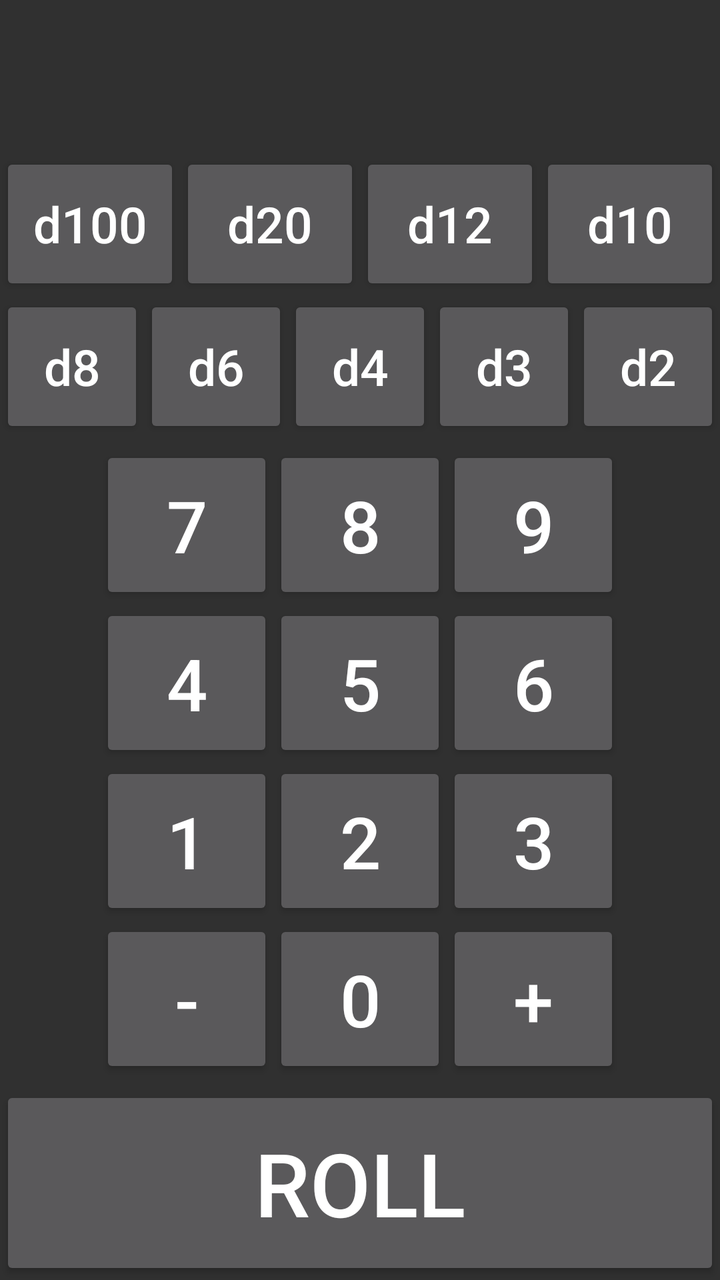
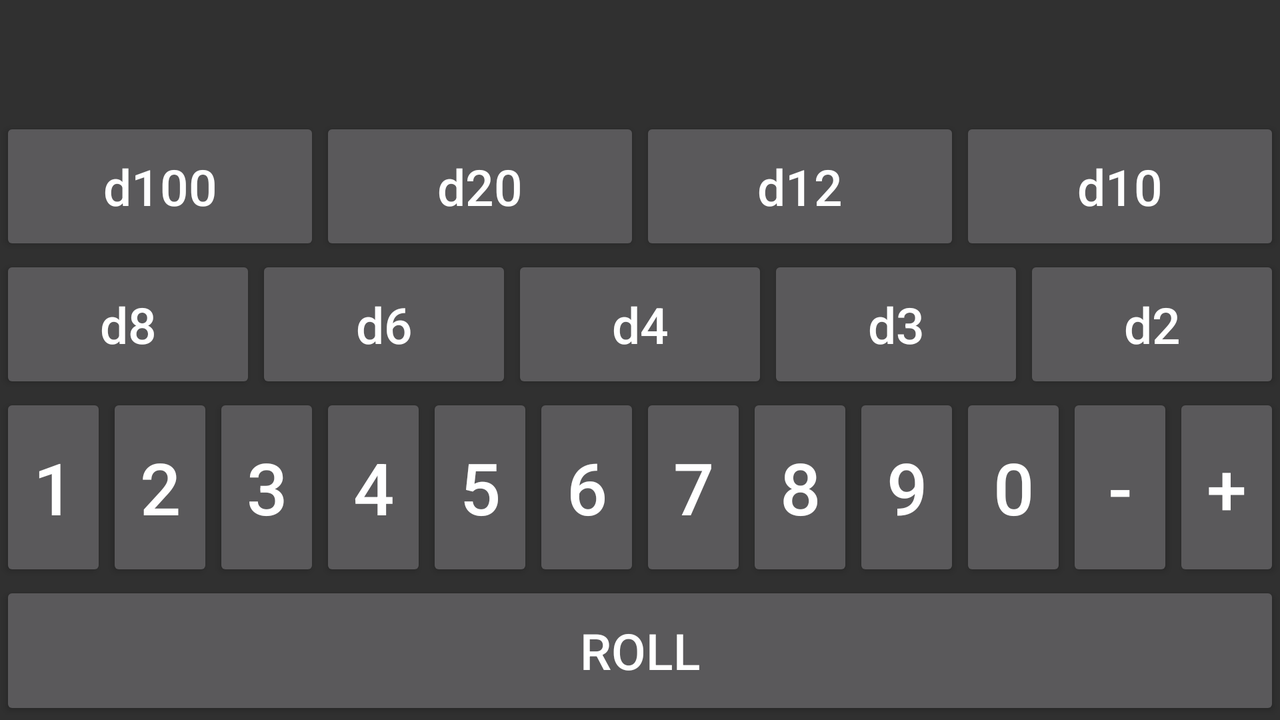

Two renders of one Android screen. The first uses the default layout on a phone; the second uses the alternative layout the repository ships for a different screen configuration, on a matching device. The two XML files are below.
<!-- AndroidManifest.xml: application theme AppTheme -->
<!-- res/layout/roller_fragment.xml -->
<?xml version="1.0" encoding="utf-8"?>
<TableLayout
    android:orientation="horizontal"
    android:layout_width="fill_parent"
    android:layout_height="fill_parent"
    android:weightSum="32.0"
    xmlns:android="http://schemas.android.com/apk/res/android">
    <TableRow android:layout_width="wrap_content" android:layout_height="wrap_content" android:layout_weight="5.0">
        <TextView android:textSize="@dimen/textSizeInputLabel" android:gravity="end|center" android:id="@+id/txtSequence" android:layout_width="0.0dip" android:layout_height="fill_parent" android:layout_marginLeft="8.0dip" android:layout_marginTop="4.0dip" android:layout_marginBottom="4.0dip" android:text="" android:layout_weight="1.0" />
        <ImageButton android:onClick="btnDeleteOnClick" android:id="@+id/btnDelete" android:visibility="visible" android:layout_width="64.0dip" android:layout_height="fill_parent" android:layout_marginTop="4.0dip" android:layout_marginBottom="4.0dip"
            android:src="@drawable/ic_undo_white_24dp"
            android:background="@android:color/transparent" />
    </TableRow>
    <TableRow android:layout_width="wrap_content" android:layout_height="fill_parent" android:weightSum="4.0" android:layout_weight="5.0">
        <Button android:onClick="btnActionOnClick" android:textSize="@dimen/textSizeDiceButton" android:id="@+id/buttonD100" android:layout_width="0.0px" android:layout_height="fill_parent" android:text="@string/d100" android:layout_weight="1.0" android:textAllCaps="false"  />
        <Button android:onClick="btnActionOnClick" android:textSize="@dimen/textSizeDiceButton" android:id="@+id/buttonD20" android:layout_width="0.0px" android:layout_height="fill_parent" android:text="@string/d20" android:layout_weight="1.0" android:textAllCaps="false" />
        <Button android:onClick="btnActionOnClick" android:textSize="@dimen/textSizeDiceButton" android:id="@+id/buttonD12" android:layout_width="0.0px" android:layout_height="fill_parent" android:text="@string/d12" android:layout_weight="1.0" android:textAllCaps="false" />
        <Button android:onClick="btnActionOnClick" android:textSize="@dimen/textSizeDiceButton" android:id="@+id/buttonD10" android:layout_width="0.0px" android:layout_height="fill_parent" android:text="@string/d10" android:layout_weight="1.0" android:textAllCaps="false" />
    </TableRow>
    <TableRow android:layout_width="wrap_content" android:layout_height="fill_parent" android:weightSum="5.0" android:layout_weight="5.0">
        <Button android:onClick="btnActionOnClick" android:textSize="@dimen/textSizeDiceButton" android:id="@+id/buttonD8" android:layout_width="0.0px" android:layout_height="fill_parent" android:text="@string/d8" android:layout_weight="1.0" android:textAllCaps="false" />
        <Button android:onClick="btnActionOnClick" android:textSize="@dimen/textSizeDiceButton" android:id="@+id/buttonD6" android:layout_width="0.0px" android:layout_height="fill_parent" android:text="@string/d6" android:layout_weight="1.0" android:textAllCaps="false" />
        <Button android:onClick="btnActionOnClick" android:textSize="@dimen/textSizeDiceButton" android:id="@+id/buttonD4" android:layout_width="0.0px" android:layout_height="fill_parent" android:text="@string/d4" android:layout_weight="1.0" android:textAllCaps="false" />
        <Button android:onClick="btnActionOnClick" android:textSize="@dimen/textSizeDiceButton" android:id="@+id/buttonD3" android:layout_width="0.0px" android:layout_height="fill_parent" android:text="@string/d3" android:layout_weight="1.0" android:textAllCaps="false" />
        <Button android:onClick="btnActionOnClick" android:textSize="@dimen/textSizeDiceButton" android:id="@+id/buttonD2" android:layout_width="0.0px" android:layout_height="fill_parent" android:text="@string/d2" android:layout_weight="1.0" android:textAllCaps="false" />
    </TableRow>
    <TableRow android:layout_width="wrap_content" android:layout_height="fill_parent" android:layout_marginLeft="@dimen/marginLeftRightNumberButton" android:layout_marginTop="@dimen/marginTopButton" android:layout_marginRight="@dimen/marginLeftRightNumberButton" android:weightSum="3.0" android:layout_weight="3.0">
        <Button android:onClick="btnActionOnClick" android:textSize="@dimen/textSizeNumberButton" android:id="@+id/button7"  android:layout_width="0.0px" android:layout_height="fill_parent" android:layout_margin="@dimen/dice_button_padding" android:text="@string/n7" android:layout_weight="1.0" />
        <Button android:onClick="btnActionOnClick" android:textSize="@dimen/textSizeNumberButton" android:id="@+id/button8"  android:layout_width="0.0px" android:layout_height="fill_parent" android:layout_margin="@dimen/dice_button_padding" android:text="@string/n8" android:layout_weight="1.0" />
        <Button android:onClick="btnActionOnClick" android:textSize="@dimen/textSizeNumberButton" android:id="@+id/button9"  android:layout_width="0.0px" android:layout_height="fill_parent" android:layout_margin="@dimen/dice_button_padding" android:text="@string/n9" android:layout_weight="1.0" />
    </TableRow>
    <TableRow android:layout_width="wrap_content" android:layout_height="fill_parent" android:layout_marginLeft="@dimen/marginLeftRightNumberButton" android:layout_marginRight="@dimen/marginLeftRightNumberButton" android:weightSum="3.0" android:layout_weight="3.0">
        <Button android:onClick="btnActionOnClick" android:textSize="@dimen/textSizeNumberButton" android:id="@+id/button4"  android:layout_width="0.0px" android:layout_height="fill_parent" android:layout_margin="@dimen/dice_button_padding" android:text="@string/n4" android:layout_weight="1.0" />
        <Button android:onClick="btnActionOnClick" android:textSize="@dimen/textSizeNumberButton" android:id="@+id/button5"  android:layout_width="0.0px" android:layout_height="fill_parent" android:layout_margin="@dimen/dice_button_padding" android:text="@string/n5" android:layout_weight="1.0" />
        <Button android:onClick="btnActionOnClick" android:textSize="@dimen/textSizeNumberButton" android:id="@+id/button6"  android:layout_width="0.0px" android:layout_height="fill_parent" android:layout_margin="@dimen/dice_button_padding" android:text="@string/n6" android:layout_weight="1.0" />
    </TableRow>
    <TableRow android:layout_width="wrap_content" android:layout_height="fill_parent" android:layout_marginLeft="@dimen/marginLeftRightNumberButton" android:layout_marginRight="@dimen/marginLeftRightNumberButton" android:weightSum="3.0" android:layout_weight="3.0">
        <Button android:onClick="btnActionOnClick" android:textSize="@dimen/textSizeNumberButton" android:id="@+id/button1"  android:layout_width="0.0px" android:layout_height="fill_parent" android:layout_margin="@dimen/dice_button_padding" android:text="@string/n1" android:layout_weight="1.0" />
        <Button android:onClick="btnActionOnClick" android:textSize="@dimen/textSizeNumberButton" android:id="@+id/button2"  android:layout_width="0.0px" android:layout_height="fill_parent" android:layout_margin="@dimen/dice_button_padding" android:text="@string/n2" android:layout_weight="1.0" />
        <Button android:onClick="btnActionOnClick" android:textSize="@dimen/textSizeNumberButton" android:id="@+id/button3"  android:layout_width="0.0px" android:layout_height="fill_parent" android:layout_margin="@dimen/dice_button_padding" android:text="@string/n3" android:layout_weight="1.0" />
    </TableRow>
    <TableRow android:layout_width="wrap_content" android:layout_height="fill_parent" android:layout_marginLeft="@dimen/marginLeftRightNumberButton" android:layout_marginRight="@dimen/marginLeftRightNumberButton" android:weightSum="3.0" android:layout_weight="3.0">
        <Button android:onClick="btnActionOnClick" android:textSize="@dimen/textSizeNumberButton" android:id="@+id/buttonMinus"  android:layout_width="0.0px" android:layout_height="fill_parent" android:layout_margin="@dimen/dice_button_padding" android:text="@string/minus" android:layout_weight="1.0" />
        <Button android:onClick="btnActionOnClick" android:textSize="@dimen/textSizeNumberButton" android:id="@+id/button0"  android:layout_width="0.0px" android:layout_height="fill_parent" android:layout_margin="@dimen/dice_button_padding" android:text="@string/n0" android:layout_weight="1.0" />
        <Button android:onClick="btnActionOnClick" android:textSize="@dimen/textSizeNumberButton" android:id="@+id/buttonPlus"  android:layout_width="0.0px" android:layout_height="fill_parent" android:layout_margin="@dimen/dice_button_padding" android:text="@string/plus" android:layout_weight="1.0" />
    </TableRow>
    <TableRow android:layout_width="wrap_content" android:layout_height="fill_parent" android:layout_marginTop="@dimen/marginTopButton" android:weightSum="1.0" android:layout_weight="5.0">
        <Button android:onClick="btnRollOnClick" android:textSize="@dimen/textSizeRollButton" android:id="@+id/buttonRoll" android:layout_width="0.0px" android:layout_height="fill_parent" android:text="@string/roll_sequence" android:layout_weight="1.0" />
    </TableRow>
</TableLayout>
<!-- resources referenced by this layout -->
<resources>
  <dimen name="dice_button_padding">0.0dip</dimen>
  <dimen name="marginLeftRightNumberButton">50.0dip</dimen>
  <dimen name="marginTopButton">4.0dip</dimen>
  <dimen name="textSizeDiceButton">25.0sp</dimen>
  <dimen name="textSizeInputLabel">38.0sp</dimen>
  <dimen name="textSizeNumberButton">36.0sp</dimen>
  <dimen name="textSizeRollButton">44.0sp</dimen>
  <string name="d10">d10</string>
  <string name="d100">d100</string>
  <string name="d12">d12</string>
  <string name="d2">d2</string>
  <string name="d20">d20</string>
  <string name="d3">d3</string>
  <string name="d4">d4</string>
  <string name="d6">d6</string>
  <string name="d8">d8</string>
  <string name="minus">-</string>
  <string name="n0">0</string>
  <string name="n1">1</string>
  <string name="n2">2</string>
  <string name="n3">3</string>
  <string name="n4">4</string>
  <string name="n5">5</string>
  <string name="n6">6</string>
  <string name="n7">7</string>
  <string name="n8">8</string>
  <string name="n9">9</string>
  <string name="plus">+</string>
  <string name="roll_sequence">Roll</string>
  <style name="AppTheme" parent="Theme.AppCompat">
          
          <item name="colorPrimary">@color/colorPrimary</item>
          <item name="colorPrimaryDark">@color/colorPrimaryDark</item>
          <item name="colorAccent">@color/colorAccent</item>
      </style>
  <color name="colorPrimary">#414141</color>
  <color name="colorPrimaryDark">#1b1b1b</color>
  <color name="colorAccent">#ffae00</color>
</resources>
<!-- res/layout-land/roller_fragment.xml (the repository's variant of the layout above) -->
<!-- drawn on the phone turned sideways -->
<?xml version="1.0" encoding="utf-8"?>
<LinearLayout 
    android:orientation="vertical" 
    android:layout_width="fill_parent" 
    android:layout_height="fill_parent"
    xmlns:android="http://schemas.android.com/apk/res/android">
    <LinearLayout android:orientation="horizontal" android:layout_width="fill_parent" android:layout_height="wrap_content">
        <TextView android:textSize="@dimen/textSizeInputLabel" android:ellipsize="none" android:gravity="right" android:id="@+id/txtSequence" android:layout_width="0.0dip" android:layout_height="wrap_content" android:layout_marginTop="4.0dip" android:layout_marginBottom="4.0dip" android:text="" android:layout_weight="10.0" />
        <ImageButton android:id="@+id/btnDelete" android:background="@android:color/transparent" android:layout_width="64.0dip" android:layout_height="fill_parent" android:layout_marginTop="4.0dip" android:layout_marginBottom="4.0dip" android:src="@drawable/ic_arrow_back_black" />
    </LinearLayout>
    <TableLayout android:layout_width="fill_parent" android:layout_height="fill_parent" android:weightSum="14.0">
        <TableRow android:layout_width="fill_parent" android:layout_height="0.0dip" android:weightSum="4.0" android:layout_weight="3.0">
            <Button android:onClick="btnActionOnClick" android:textSize="@dimen/textSizeDiceButton" android:id="@id/buttonD100" android:layout_width="0.0dip" android:layout_height="fill_parent" android:layout_margin="@dimen/dice_button_padding" android:text="@string/d100" android:layout_weight="1.0" android:textAllCaps="false" />
            <Button android:onClick="btnActionOnClick" android:textSize="@dimen/textSizeDiceButton" android:id="@id/buttonD20" android:layout_width="0.0dip" android:layout_height="fill_parent" android:layout_margin="@dimen/dice_button_padding" android:text="@string/d20" android:layout_weight="1.0" android:textAllCaps="false" />
            <Button android:onClick="btnActionOnClick" android:textSize="@dimen/textSizeDiceButton" android:id="@id/buttonD12" android:layout_width="0.0dip" android:layout_height="fill_parent" android:layout_margin="@dimen/dice_button_padding" android:text="@string/d12" android:layout_weight="1.0" android:textAllCaps="false" />
            <Button android:onClick="btnActionOnClick" android:textSize="@dimen/textSizeDiceButton" android:id="@id/buttonD10" android:layout_width="0.0dip" android:layout_height="fill_parent" android:layout_margin="@dimen/dice_button_padding" android:text="@string/d10" android:layout_weight="1.0" android:textAllCaps="false" />
        </TableRow>
        <TableRow android:layout_width="fill_parent" android:layout_height="0.0dip" android:weightSum="5.0" android:layout_weight="3.0">
            <Button android:onClick="btnActionOnClick" android:textSize="@dimen/textSizeDiceButton" android:id="@id/buttonD8" android:layout_width="0.0dip" android:layout_height="fill_parent" android:layout_margin="@dimen/dice_button_padding" android:text="@string/d8" android:layout_weight="1.0" android:textAllCaps="false" />
            <Button android:onClick="btnActionOnClick" android:textSize="@dimen/textSizeDiceButton" android:id="@id/buttonD6" android:layout_width="0.0dip" android:layout_height="fill_parent" android:layout_margin="@dimen/dice_button_padding" android:text="@string/d6" android:layout_weight="1.0" android:textAllCaps="false" />
            <Button android:onClick="btnActionOnClick" android:textSize="@dimen/textSizeDiceButton" android:id="@id/buttonD4" android:layout_width="0.0dip" android:layout_height="fill_parent" android:layout_margin="@dimen/dice_button_padding" android:text="@string/d4" android:layout_weight="1.0" android:textAllCaps="false" />
            <Button android:onClick="btnActionOnClick" android:textSize="@dimen/textSizeDiceButton" android:id="@id/buttonD3" android:layout_width="0.0dip" android:layout_height="fill_parent" android:layout_margin="@dimen/dice_button_padding" android:text="@string/d3" android:layout_weight="1.0" android:textAllCaps="false" />
            <Button android:onClick="btnActionOnClick" android:textSize="@dimen/textSizeDiceButton" android:id="@id/buttonD2" android:layout_width="0.0dip" android:layout_height="fill_parent" android:layout_margin="@dimen/dice_button_padding" android:text="@string/d2" android:layout_weight="1.0" android:textAllCaps="false" />
        </TableRow>
        <TableRow android:layout_width="fill_parent" android:layout_height="0.0dip" android:weightSum="12.0" android:layout_weight="5.0">
            <Button android:onClick="btnActionOnClick" android:textSize="@dimen/textSizeNumberButton" android:id="@id/button1" android:layout_width="0.0px" android:layout_height="fill_parent" android:layout_margin="@dimen/dice_button_padding" android:text="1" android:layout_weight="1.0" />
            <Button android:onClick="btnActionOnClick" android:textSize="@dimen/textSizeNumberButton" android:id="@id/button2" android:layout_width="0.0px" android:layout_height="fill_parent" android:layout_margin="@dimen/dice_button_padding" android:text="2" android:layout_weight="1.0" />
            <Button android:onClick="btnActionOnClick" android:textSize="@dimen/textSizeNumberButton" android:id="@id/button3" android:layout_width="0.0px" android:layout_height="fill_parent" android:layout_margin="@dimen/dice_button_padding" android:text="3" android:layout_weight="1.0" />
            <Button android:onClick="btnActionOnClick" android:textSize="@dimen/textSizeNumberButton" android:id="@id/button4" android:layout_width="0.0px" android:layout_height="fill_parent" android:layout_margin="@dimen/dice_button_padding" android:text="4" android:layout_weight="1.0" />
            <Button android:onClick="btnActionOnClick" android:textSize="@dimen/textSizeNumberButton" android:id="@id/button5" android:layout_width="0.0px" android:layout_height="fill_parent" android:layout_margin="@dimen/dice_button_padding" android:text="5" android:layout_weight="1.0" />
            <Button android:onClick="btnActionOnClick" android:textSize="@dimen/textSizeNumberButton" android:id="@id/button6" android:layout_width="0.0px" android:layout_height="fill_parent" android:layout_margin="@dimen/dice_button_padding" android:text="6" android:layout_weight="1.0" />
            <Button android:onClick="btnActionOnClick" android:textSize="@dimen/textSizeNumberButton" android:id="@id/button7" android:layout_width="0.0px" android:layout_height="fill_parent" android:layout_margin="@dimen/dice_button_padding" android:text="7" android:layout_weight="1.0" />
            <Button android:onClick="btnActionOnClick" android:textSize="@dimen/textSizeNumberButton" android:id="@id/button8" android:layout_width="0.0px" android:layout_height="fill_parent" android:layout_margin="@dimen/dice_button_padding" android:text="8" android:layout_weight="1.0" />
            <Button android:onClick="btnActionOnClick" android:textSize="@dimen/textSizeNumberButton" android:id="@id/button9" android:layout_width="0.0px" android:layout_height="fill_parent" android:layout_margin="@dimen/dice_button_padding" android:text="9" android:layout_weight="1.0" />
            <Button android:onClick="btnActionOnClick" android:textSize="@dimen/textSizeNumberButton" android:id="@id/button0" android:layout_width="0.0px" android:layout_height="fill_parent" android:layout_margin="@dimen/dice_button_padding" android:text="0" android:layout_weight="1.0" />
            <Button android:onClick="btnActionOnClick" android:textSize="@dimen/textSizeNumberButton" android:id="@id/buttonMinus" android:layout_width="0.0px" android:layout_height="fill_parent" android:layout_margin="@dimen/dice_button_padding" android:text="-" android:layout_weight="1.0" />
            <Button android:onClick="btnActionOnClick" android:textSize="@dimen/textSizeNumberButton" android:id="@id/buttonPlus" android:layout_width="0.0px" android:layout_height="fill_parent" android:layout_margin="@dimen/dice_button_padding" android:text="+" android:layout_weight="1.0" />
        </TableRow>
        <TableRow android:layout_width="fill_parent" android:layout_height="0.0dip" android:weightSum="6.0" android:layout_weight="3.0">
            <Button android:onClick="btnRollOnClick" android:textSize="@dimen/textSizeDiceButton" android:gravity="center" android:id="@id/buttonRoll" android:layout_width="fill_parent" android:layout_height="fill_parent" android:layout_margin="@dimen/dice_button_padding" android:text="@string/roll_sequence" android:layout_weight="6.0" />
        </TableRow>
    </TableLayout>
</LinearLayout>
<!-- resources referenced by the variant -->
<!-- as the phone turned sideways resolves them -->
<resources>
  <dimen name="dice_button_padding">0.0dip</dimen>
  <dimen name="textSizeDiceButton">25.0sp</dimen>
  <dimen name="textSizeInputLabel">38.0sp</dimen>
  <dimen name="textSizeNumberButton">36.0sp</dimen>
  <string name="d10">d10</string>
  <string name="d100">d100</string>
  <string name="d12">d12</string>
  <string name="d2">d2</string>
  <string name="d20">d20</string>
  <string name="d3">d3</string>
  <string name="d4">d4</string>
  <string name="d6">d6</string>
  <string name="d8">d8</string>
  <string name="roll_sequence">Roll</string>
  <style name="AppTheme" parent="Theme.AppCompat">
          
          <item name="colorPrimary">@color/colorPrimary</item>
          <item name="colorPrimaryDark">@color/colorPrimaryDark</item>
          <item name="colorAccent">@color/colorAccent</item>
      </style>
  <color name="colorPrimary">#414141</color>
  <color name="colorPrimaryDark">#1b1b1b</color>
  <color name="colorAccent">#ffae00</color>
</resources>
